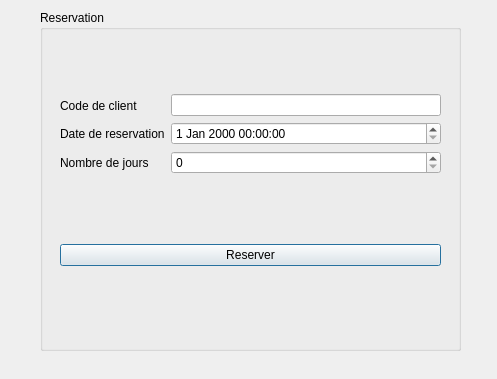
<?xml version="1.0" encoding="UTF-8"?>
<ui version="4.0">
 <class>formReservation</class>
 <widget class="QDialog" name="formReservation">
  <property name="geometry">
   <rect>
    <x>0</x>
    <y>0</y>
    <width>497</width>
    <height>379</height>
   </rect>
  </property>
  <property name="windowTitle">
   <string>Dialog</string>
  </property>
  <widget class="QGroupBox" name="groupBox">
   <property name="geometry">
    <rect>
     <x>40</x>
     <y>10</y>
     <width>421</width>
     <height>341</height>
    </rect>
   </property>
   <property name="title">
    <string>Reservation</string>
   </property>
   <widget class="QWidget" name="layoutWidget">
    <property name="geometry">
     <rect>
      <x>20</x>
      <y>20</y>
      <width>381</width>
      <height>301</height>
     </rect>
    </property>
    <layout class="QVBoxLayout" name="verticalLayout_3">
     <item>
      <layout class="QHBoxLayout" name="horizontalLayout">
       <item>
        <layout class="QVBoxLayout" name="verticalLayout_2">
         <item>
          <widget class="QLabel" name="label_5">
           <property name="text">
            <string>Code de client</string>
           </property>
          </widget>
         </item>
         <item>
          <widget class="QLabel" name="label">
           <property name="text">
            <string>Date de reservation</string>
           </property>
          </widget>
         </item>
         <item>
          <widget class="QLabel" name="label_3">
           <property name="text">
            <string>Nombre de jours</string>
           </property>
          </widget>
         </item>
        </layout>
       </item>
       <item>
        <layout class="QVBoxLayout" name="verticalLayout">
         <item>
          <widget class="QLineEdit" name="client_id"/>
         </item>
         <item>
          <widget class="QDateTimeEdit" name="dateReservation"/>
         </item>
         <item>
          <widget class="QSpinBox" name="nbr_jours"/>
         </item>
        </layout>
       </item>
      </layout>
     </item>
     <item>
      <widget class="QPushButton" name="pushButton_reserver">
       <property name="text">
        <string>Reserver</string>
       </property>
      </widget>
     </item>
    </layout>
   </widget>
  </widget>
 </widget>
 <resources/>
 <connections/>
</ui>
